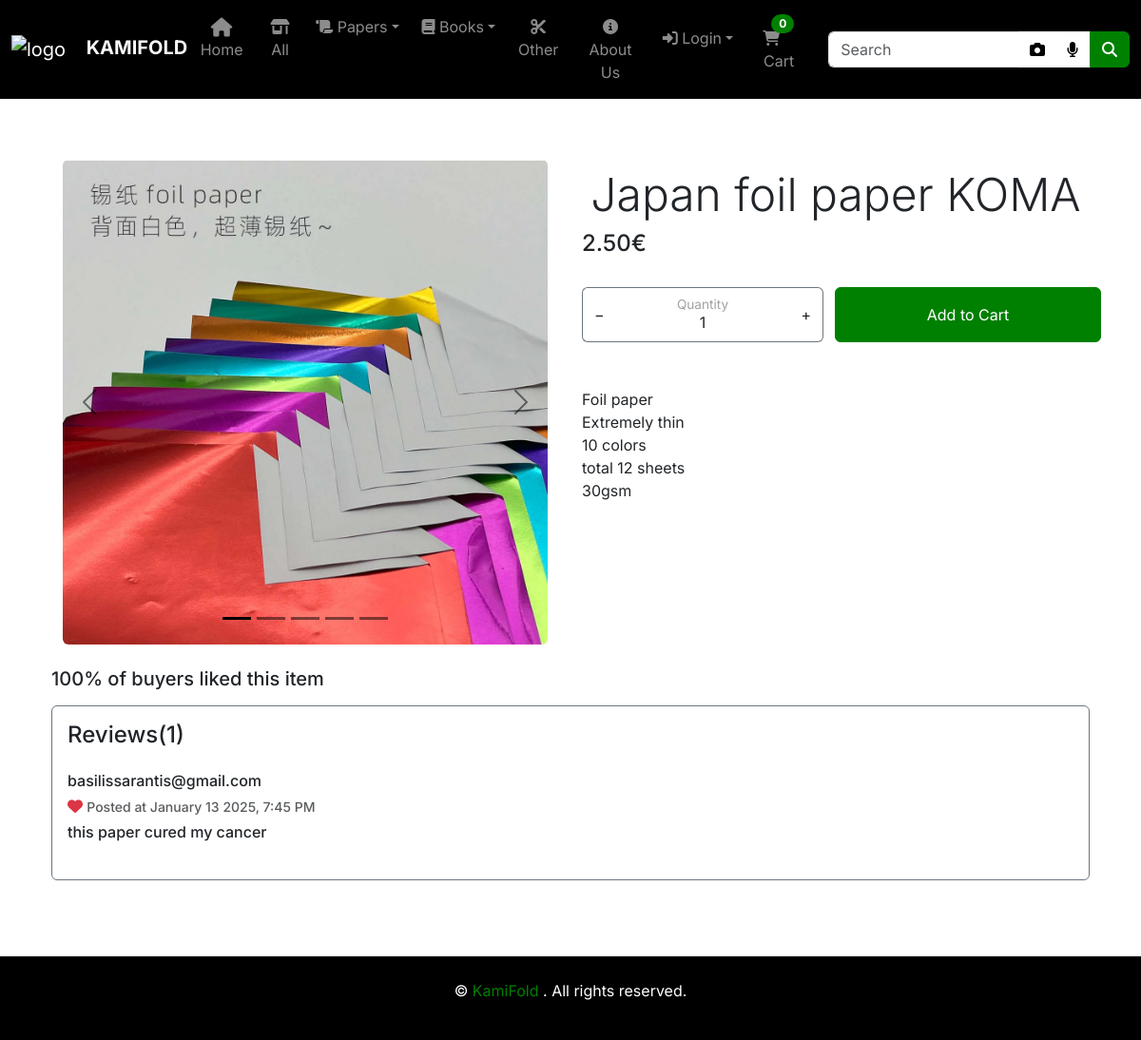
The app's page /website/productInfo.php?product_id=164 with its own data.
### tables this page shows
CREATE TABLE `images` (
  `image_id` int(11) NOT NULL,
  `product_id` int(11) NOT NULL,
  `image_name` varchar(255) NOT NULL,
  `placement` int(11) NOT NULL
);

CREATE TABLE `products` (
  `product_id` int(11) NOT NULL,
  `name` varchar(255) NOT NULL,
  `price` decimal(10,2) NOT NULL,
  `stock` int(11) NOT NULL,
  `description` text DEFAULT NULL,
  `sales` int(11) NOT NULL DEFAULT 0,
  `category` enum('Other','Paper','Book') NOT NULL DEFAULT 'Other',
  `discount` decimal(2,2) NOT NULL DEFAULT 0.00,
  `created_at` datetime NOT NULL DEFAULT current_timestamp()
);

CREATE TABLE `reviews` (
  `review_id` int(11) NOT NULL,
  `product_id` int(11) NOT NULL,
  `user_id` int(11) NOT NULL,
  `rating` tinyint(1) NOT NULL,
  `body` text NOT NULL,
  `created_at` datetime NOT NULL DEFAULT current_timestamp()
);

CREATE TABLE `users` (
  `user_id` int(11) NOT NULL,
  `email` varchar(100) NOT NULL,
  `password` varchar(255) NOT NULL COMMENT 'hashed',
  `first_name` varchar(30) NOT NULL,
  `last_name` varchar(30) NOT NULL,
  `created_at` datetime NOT NULL DEFAULT current_timestamp(),
  `country` varchar(255) DEFAULT NULL,
  `city` varchar(255) DEFAULT NULL,
  `address` varchar(255) DEFAULT NULL,
  `role` enum('user','admin') NOT NULL DEFAULT 'user'
);

### website/productInfo.php (the view, shortened to what this page needs)
<?php
require "../config.php";
require ROOT_DIR . "/website/partials/header.php";
$sql = "SELECT * FROM products WHERE product_id = ?";
$stmt = $conn->prepare($sql);
$stmt->bind_param("i", $_GET["product_id"]);
$stmt->execute();
$result = $stmt->get_result();
$product = $result->fetch_assoc();
$sql = "SELECT * FROM images WHERE product_id = ? ORDER BY placement ASC";
$stmt = $conn->prepare($sql);
$stmt->bind_param("i", $_GET["product_id"]);
$stmt->execute();
$result = $stmt->get_result();
$images = $result->fetch_all(MYSQLI_ASSOC);
$sql = "SELECT r.rating, r.body, r.created_at, u.email FROM reviews AS r JOIN users AS u ON r.user_id = u.user_id
    WHERE r.product_id = ? ORDER BY r.created_at DESC";
$stmt = $conn->prepare($sql);
$stmt->bind_param("i", $_GET["product_id"]);
$stmt->execute();
$result = $stmt->get_result();
$reviews = $result->fetch_all(MYSQLI_ASSOC);
$sql = "SELECT AVG(rating) AS rating, COUNT(*) AS totalreviews FROM reviews WHERE product_id = ?";
$stmt = $conn->prepare($sql);
$stmt->bind_param("i", $_GET["product_id"]);
$stmt->execute();
$result = $stmt->get_result();
$rating = $result->fetch_assoc();
$totalReviews = $rating["totalreviews"];
$rating = $rating["rating"];
?>
<main class="m-3">
    <div class="container my-5 row mx-auto">
        <div class="container-fluid col-md-6 col-sm-12 col-12 mb-4">
            <div id="productCarousel" class="carousel slide" data-bs-theme="dark" data-bs-ride="carousel">
                <?php
                $gray = "";
                $disabled = "";
                if (count($images) > 1) {
                    echo '<div class="carousel-indicators">
                <button type="button" data-bs-target="#productCarousel" data-bs-slide-to="0" class="active"
                    aria-current="true"></button>';
                    for ($i = 1; $i < count($images); $i++) {
                        echo '<button type="button" data-bs-target="#productCarousel" data-bs-slide-to="' . $i . '"></button>';
                    }
                    echo '</div>';
                }
                ?>
                <div class="carousel-inner container">
                    <div class="carousel-item active" data-bs-interval="5000">
                        <img src="<?php echo HTML_ROOT_DIR . "/website/img/products/" . $images[0]["image_name"] ?>"
                            class="d-block w-100 rounded img-contain <?php echo $gray ?>" alt="image">
                    </div>
                </div>
                <?php
                if (count($images) > 1) {
                    echo '<button class="carousel-control-prev" type="button" data-bs-target="#productCarousel" data-bs-slide="prev">
                <span class="carousel-control-prev-icon" aria-hidden="true"></span>
                <span class="visually-hidden">Previous</span>
            </button>
            <button class="carousel-control-next" type="button" data-bs-target="#productCarousel" data-bs-slide="next">
                <span class="carousel-control-next-icon" aria-hidden="true"></span>
                <span class="visually-hidden">Next</span>
            </button>';
                }
                ?>
            </div>
        </div>
        <div class="container-fluid col-md-6 col-sm-12 col-12 mb-4">
            <div class="display-5 my-2 text-center text-wrap text-break"><?php echo $product["name"] ?></div>
            <?php
            $lineThrough = "";
            ?>
            <div class="row justify-content-between">
                <?php
                echo '<h4 class="col ' . $lineThrough . '">' . $product["price"] . '&euro;</h4>';
                ?>
            </div>
            <div class="row mb-5 justify-content-between my-4">
                <div class="container col input-group text-center">
                    <button class="btn border-1 border-end-0 border-secondary rounded-start" type="button"
                        id="button-decrease" onclick="decreaseQuantity(<?php echo $product['stock'] ?>)">−</button>
                    <div class="form-floating">
                        <input type="text" inputmode="numeric"
                            class="form-control border-1 border-end-0 border-start-0 border-secondary text-center"
                            id="product_quantity" name="product_quantity" required value="1" min="1"
                            max="<?php echo $product["stock"] ?>">
                        <label for="product_quantity" class="form-label mx-auto">Quantity</label>
                    </div>
                    <button class="btn border-1 border-start-0 border-secondary rounded-end" type="button"
                        id="button-increase" onclick="increaseQuantity(<?php echo $product['stock'] ?>)">+</button>
                </div>
                <button class="container col btn btn-primary text-center" type="button"
                    onclick="addToCart(<?php echo $product['product_id'] . ', ' . $product['stock'] ?>)" <?php echo $disabled ?>>
                    Add to Cart
                </button>
            </div>
            <p class="text-wrap text-break"><?php echo nl2br($product["description"]) ?></p>
        </div>
        <div class="mx-auto">
            <?php
            if (!isset($rating)) {
                echo "<h5>No Rating</h5>";
            } else {
                echo "<h5>" . $rating * 100 . "% of buyers liked this item</h5>";
            }
            echo '<div class="border border-1 border-secondary rounded my-3 p-3">
                <h4 class="mb-4">Reviews(' . $totalReviews . ')</h4>';
            if ($totalReviews == 0) {
                echo "<h5>This item has no reviews yet</h5>";
            } else {
                foreach ($reviews as $review) {
                    $like = "";
                    if ($review["rating"] == 1) {
                        $like = '<i class="fa-solid fa-heart text-danger"></i> ';
                    }
                    echo '<div class="mb-4">
                                <h6 class="text-wrap text-break">' . $review["email"] . '</h6>
                                <h6>' . $like . '
                                <small class="text-muted">
                                    Posted at ' . date("F j Y, g:i A", strtotime($review["created_at"])) .
                        '</small><h6>
                                <p class="text-wrap text-break">' . nl2br($review["body"]) . '<p>
                            </div>';
                }
            }
            ?>
        </div>
    </div>
    </div>
</main>
<?php
require ROOT_DIR . "/website/partials/footer.php";
?>

### website/css/style.css (style rules this page uses)
body { background-color: white; font-family: 'Inter', sans-serif; }
.img-contain { object-fit: contain !important; }
#product_quantity:focus~label, #product_quantity:not(:placeholder-shown)~label { opacity: 0.65; left: 50%; top: 30%; transform: scale(0.85) translate(-50%, -50%); }

### records on screen
images: image_name (picture)
products: name "Japan foil paper KOMA", price "2.50", description "Foil paper Extremely thin 10 colors total 12 sheets 30gsm"
reviews: user.email "basilissarantis@gmail.com", rating 1 (drawn), created_at "January 13 2025, 7:45 PM", body "this paper cured my cancer"

### other values on screen
$cartNum "0"
$rating * 100 "100"
$totalReviews "1"
